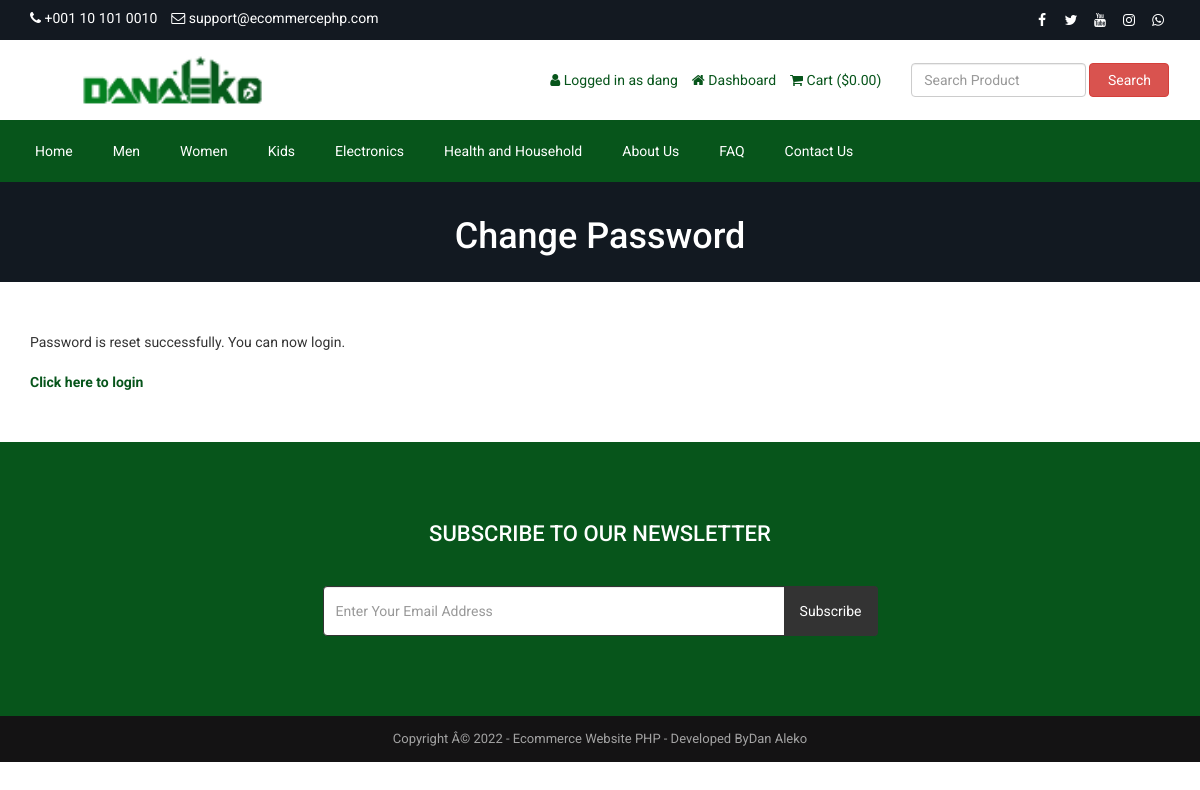
The app's page /reset-password-success.php (signed in), older data.
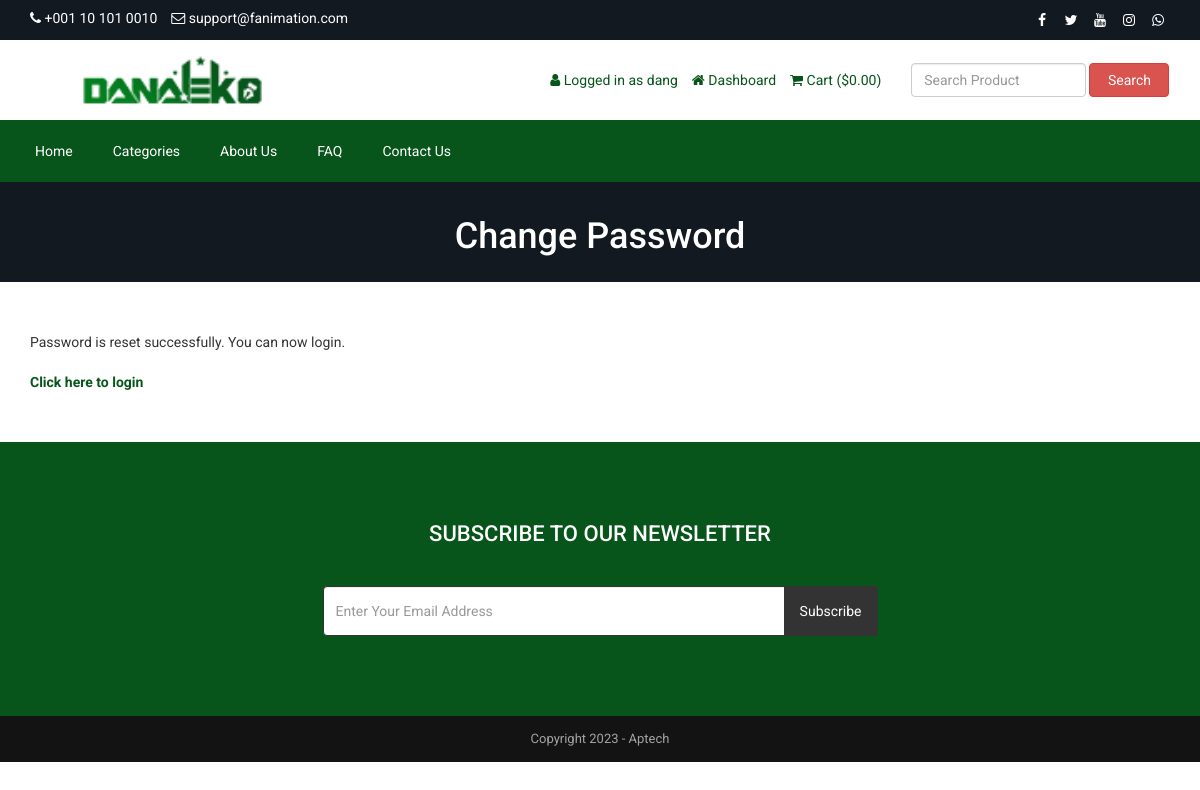
The same page, newer data.
### tables this page shows
CREATE TABLE `tbl_settings` (
  `id` int(11) NOT NULL,
  `logo` blob NOT NULL,
  `favicon` blob NOT NULL,
  `footer_about` blob NOT NULL,
  `footer_copyright` blob NOT NULL,
  `contact_address` blob NOT NULL,
  `contact_email` varchar(255) NOT NULL,
  `contact_phone` varchar(255) NOT NULL,
  `contact_fax` varchar(255) NOT NULL,
  `contact_map_iframe` blob NOT NULL,
  `receive_email` varchar(255) NOT NULL,
  `receive_email_subject` varchar(255) NOT NULL,
  `receive_email_thank_you_message` blob NOT NULL,
  `forget_password_message` blob NOT NULL,
  `total_recent_post_footer` int(10) NOT NULL,
  `total_popular_post_footer` int(10) NOT NULL,
  `total_recent_post_sidebar` int(11) NOT NULL,
  `total_popular_post_sidebar` int(11) NOT NULL,
  `total_featured_product_home` int(11) NOT NULL,
  `total_latest_product_home` int(11) NOT NULL,
  `total_popular_product_home` int(11) NOT NULL,
  `meta_title_home` blob NOT NULL,
  `meta_keyword_home` blob NOT NULL,
  `meta_description_home` blob NOT NULL,
  `banner_login` blob NOT NULL,
  `banner_registration` blob NOT NULL,
  `banner_forget_password` blob NOT NULL,
  `banner_reset_password` blob NOT NULL,
  `banner_search` blob NOT NULL,
  `banner_cart` blob NOT NULL,
  `banner_checkout` blob NOT NULL,
  `banner_product_category` blob NOT NULL,
  `banner_blog` blob NOT NULL,
  `cta_title` blob NOT NULL,
  `cta_content` blob NOT NULL,
  `cta_read_more_text` blob NOT NULL,
  `cta_read_more_url` blob NOT NULL,
  `cta_photo` blob NOT NULL,
  `featured_product_title` blob NOT NULL,
  `featured_product_subtitle` blob NOT NULL,
  `latest_product_title` blob NOT NULL,
  `latest_product_subtitle` blob NOT NULL,
  `popular_product_title` blob NOT NULL,
  `popular_product_subtitle` blob NOT NULL,
  `testimonial_title` blob NOT NULL,
  `testimonial_subtitle` blob NOT NULL,
  `testimonial_photo` blob NOT NULL,
  `blog_title` blob NOT NULL,
  `blog_subtitle` blob NOT NULL,
  `newsletter_text` blob NOT NULL,
  `paypal_email` blob NOT NULL,
  `stripe_public_key` blob NOT NULL,
  `stripe_secret_key` blob NOT NULL,
  `bank_detail` blob NOT NULL,
  `before_head` blob NOT NULL,
  `after_body` blob NOT NULL,
  `before_body` blob NOT NULL,
  `home_service_on_off` int(11) NOT NULL,
  `home_welcome_on_off` int(11) NOT NULL,
  `home_featured_product_on_off` int(11) NOT NULL,
  `home_latest_product_on_off` int(11) NOT NULL,
  `home_popular_product_on_off` int(11) NOT NULL,
  `home_testimonial_on_off` int(11) NOT NULL,
  `home_blog_on_off` int(11) NOT NULL,
  `newsletter_on_off` int(11) NOT NULL,
  `ads_above_welcome_on_off` int(1) NOT NULL,
  `ads_above_featured_product_on_off` int(1) NOT NULL,
  `ads_above_latest_product_on_off` int(1) NOT NULL,
  `ads_above_popular_product_on_off` int(1) NOT NULL,
  `ads_above_testimonial_on_off` int(1) NOT NULL,
  `ads_category_sidebar_on_off` int(1) NOT NULL
);

CREATE TABLE `tbl_social` (
  `social_id` int(11) NOT NULL,
  `social_name` varchar(30) NOT NULL,
  `social_url` varchar(255) NOT NULL,
  `social_icon` varchar(30) NOT NULL
);

CREATE TABLE `tbl_top_category` (
  `tcat_id` int(11) NOT NULL,
  `tcat_name` varchar(255) NOT NULL,
  `show_on_menu` int(1) NOT NULL
);

### reset-password-success.php (the view, shortened to what the changed rows need)
<?php require_once('header.php'); ?>
<?php
$statement = $pdo->prepare("SELECT * FROM tbl_settings WHERE id=1");
$statement->execute();
$result = $statement->fetchAll(PDO::FETCH_ASSOC);
foreach ($result as $row) {
    $banner_forget_password = $row['banner_forget_password'];
}
?>
<div class="page-banner" style="background-color:#444;background-image: url(assets/uploads/<?php echo $banner_forget_password; ?>);">
    <div class="inner">
        <h1><?php echo LANG_VALUE_149; ?></h1>
    </div>
</div>
<div class="page">
    <div class="container">
    </div>
</div>
<?php require_once('footer.php'); ?>

### header.php (shortened to what the changed rows need)
<?php
include("admin/inc/config.php");
$statement = $pdo->prepare("SELECT * FROM tbl_settings WHERE id=1");
$statement->execute();
$result = $statement->fetchAll(PDO::FETCH_ASSOC);
foreach ($result as $row)
{
	$logo = $row['logo'];
	$contact_email = $row['contact_email'];
	$contact_phone = $row['contact_phone'];
}
?>
<!DOCTYPE html>
<html lang="en">
<head>
	<link rel="stylesheet" href="assets/css/bootstrap.min.css">
	<link rel="stylesheet" href="assets/css/font-awesome.min.css">
	<link rel="stylesheet" href="assets/css/owl.carousel.min.css">
	<link rel="stylesheet" href="assets/css/owl.theme.default.min.css">
	<link rel="stylesheet" href="assets/css/jquery.bxslider.min.css">
    <link rel="stylesheet" href="assets/css/magnific-popup.css">
    <link rel="stylesheet" href="assets/css/rating.css">
	<link rel="stylesheet" href="assets/css/spacing.css">
	<link rel="stylesheet" href="assets/css/bootstrap-touch-slider.css">
	<link rel="stylesheet" href="assets/css/animate.min.css">
	<link rel="stylesheet" href="assets/css/tree-menu.css">
	<link rel="stylesheet" href="assets/css/select2.min.css">
	<link rel="stylesheet" href="assets/css/main.css">
	<link rel="stylesheet" href="assets/css/responsive.css">
</head>
<body>
<div class="top">
	<div class="container">
		<div class="row">
			<div class="col-md-6 col-sm-6 col-xs-12">
				<div class="left">
					<ul>
						<li><i class="fa fa-phone"></i> <?php echo $contact_phone; ?></li>
						<li><i class="fa fa-envelope-o"></i> <?php echo $contact_email; ?></li>
					</ul>
				</div>
			</div>
			<div class="col-md-6 col-sm-6 col-xs-12">
				<div class="right">
					<ul>
						<?php
						$statement = $pdo->prepare("SELECT * FROM tbl_social");
						$statement->execute();
						$result = $statement->fetchAll(PDO::FETCH_ASSOC);
						foreach ($result as $row) {
							?>
							<?php if($row['social_url'] != ''): ?>
							<li><a href="<?php echo $row['social_url']; ?>"><i class="<?php echo $row['social_icon']; ?>"></i></a></li>
							<?php endif; ?>
							<?php
						}
						?>
					</ul>
				</div>
			</div>
		</div>
	</div>
</div>
<div class="header">
	<div class="container">
		<div class="row inner">
			<div class="col-md-4 logo">
				<a href="index.php"><img src="assets/uploads/<?php echo $logo; ?>" alt="logo image"></a>
			</div>
		</div>
	</div>
</div>
<div class="nav">
	<div class="container">
		<div class="row">
			<div class="col-md-12 pl_0 pr_0">
				<div class="menu-container">
					<div class="menu">
						<ul>
							<?php
							$statement = $pdo->prepare("SELECT * FROM tbl_top_category WHERE show_on_menu=1");
							$statement->execute();
							$result = $statement->fetchAll(PDO::FETCH_ASSOC);
							foreach ($result as $row) {
								?>
								<li><a href="product-category.php?id=<?php echo $row['tcat_id']; ?>&type=top-category"><?php echo $row['tcat_name']; ?></a>
								</li>
								<?php
							}
							?>
						</ul>
					</div>
				</div>
			</div>
		</div>
	</div>
</div>

### footer.php (shortened to what the changed rows need)
<?php
$statement = $pdo->prepare("SELECT * FROM tbl_settings WHERE id=1");
$statement->execute();
$result = $statement->fetchAll(PDO::FETCH_ASSOC);
foreach ($result as $row)
{
	$footer_copyright = $row['footer_copyright'];
    $newsletter_on_off = $row['newsletter_on_off'];
}
?>
<?php if($newsletter_on_off == 1): ?>
<section class="home-newsletter">
	<div class="container">
		<div class="row">
			<div class="col-md-6 col-md-offset-3">
				<div class="single">
				<form action="" method="post">
					<h2><?php echo LANG_VALUE_93; ?></h2>
				</div>
			</div>
		</div>
	</div>
</section>
<?php endif; ?>
<div class="footer-bottom">
	<div class="container">
		<div class="row">
			<div class="col-md-12 copyright">
				<?php echo $footer_copyright; ?>
			</div>
		</div>
	</div>
</div>
</body>
</html>

Row changes from the older to the newer data that the page shows:
removed tbl_top_category: tcat_name "Men"
removed tbl_top_category: tcat_name "Women"
removed tbl_top_category: tcat_name "Kids"
removed tbl_top_category: tcat_name "Electronics"
changed tbl_settings: contact_email "support@ecommercephp.com" → "support@fanimation.com"; footer_copyright "Copyright Â© 2022 - Ecommerce Website PHP - Developed ByDan Aleko" → "Copyright 2023 - Aptech"
changed tbl_top_category: tcat_name "Health and Household" → "Categories"
